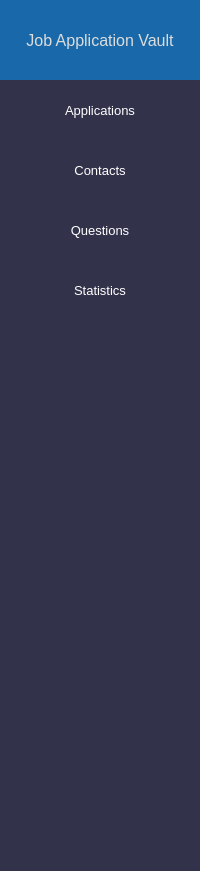
     <widget class="QFrame" name="side_frame">
      <property name="minimumSize">
       <size>
        <width>200</width>
        <height>0</height>
       </size>
      </property>
      <property name="maximumSize">
       <size>
        <width>0</width>
        <height>16777215</height>
       </size>
      </property>
      <property name="styleSheet">
       <string notr="true"/>
      </property>
      <property name="frameShape">
       <enum>QFrame::NoFrame</enum>
      </property>
      <property name="frameShadow">
       <enum>QFrame::Raised</enum>
      </property>
      <layout class="QVBoxLayout" name="sideFrame_layout">
       <property name="spacing">
        <number>0</number>
       </property>
       <property name="leftMargin">
        <number>0</number>
       </property>
       <property name="topMargin">
        <number>0</number>
       </property>
       <property name="rightMargin">
        <number>0</number>
       </property>
       <property name="bottomMargin">
        <number>0</number>
       </property>
       <item>
        <widget class="QFrame" name="application_title_frame">
         <property name="minimumSize">
          <size>
           <width>0</width>
           <height>80</height>
          </size>
         </property>
         <property name="maximumSize">
          <size>
           <width>16777215</width>
           <height>80</height>
          </size>
         </property>
         <property name="styleSheet">
          <string notr="true">background-color: rgb(25, 105, 170);
color: rgb(220, 220, 220);</string>
         </property>
         <property name="frameShape">
          <enum>QFrame::NoFrame</enum>
         </property>
         <property name="frameShadow">
          <enum>QFrame::Raised</enum>
         </property>
         <layout class="QVBoxLayout" name="applicationTitleFrame_layout">
          <property name="spacing">
           <number>0</number>
          </property>
          <property name="leftMargin">
           <number>0</number>
          </property>
          <property name="topMargin">
           <number>0</number>
          </property>
          <property name="rightMargin">
           <number>0</number>
          </property>
          <property name="bottomMargin">
           <number>0</number>
          </property>
          <item>
           <widget class="QLabel" name="application_title">
            <property name="font">
             <font>
              <pointsize>12</pointsize>
             </font>
            </property>
            <property name="text">
             <string>Job Application Vault</string>
            </property>
            <property name="alignment">
             <set>Qt::AlignCenter</set>
            </property>
           </widget>
          </item>
         </layout>
        </widget>
       </item>
       <item>
        <widget class="QFrame" name="navagation_frame">
         <property name="styleSheet">
          <string notr="true">QFrame {
background-color: rgb(50, 50, 75);
color: white;
}

QPushButton {
border: none;
background-color: rgb(50, 50, 75);
color: white;
}

QPushButton:Hover {
	
	background-color: rgb(59, 61, 90);
}</string>
         </property>
         <property name="frameShape">
          <enum>QFrame::NoFrame</enum>
         </property>
         <property name="frameShadow">
          <enum>QFrame::Raised</enum>
         </property>
         <layout class="QVBoxLayout" name="navagationFrame_layout">
          <property name="spacing">
           <number>0</number>
          </property>
          <property name="leftMargin">
           <number>0</number>
          </property>
          <property name="topMargin">
           <number>0</number>
          </property>
          <property name="rightMargin">
           <number>0</number>
          </property>
          <property name="bottomMargin">
           <number>0</number>
          </property>
          <item>
           <widget class="QPushButton" name="applications_page_button">
            <property name="minimumSize">
             <size>
              <width>0</width>
              <height>60</height>
             </size>
            </property>
            <property name="maximumSize">
             <size>
              <width>16777215</width>
              <height>100000</height>
             </size>
            </property>
            <property name="font">
             <font>
              <pointsize>10</pointsize>
             </font>
            </property>
            <property name="text">
             <string>Applications</string>
            </property>
           </widget>
          </item>
          <item>
           <widget class="QPushButton" name="contacts_page_button">
            <property name="minimumSize">
             <size>
              <width>0</width>
              <height>60</height>
             </size>
            </property>
            <property name="maximumSize">
             <size>
              <width>16777215</width>
              <height>100000</height>
             </size>
            </property>
            <property name="font">
             <font>
              <pointsize>10</pointsize>
             </font>
            </property>
            <property name="text">
             <string>Contacts</string>
            </property>
           </widget>
          </item>
          <item>
           <widget class="QPushButton" name="questions_page_button">
            <property name="minimumSize">
             <size>
              <width>0</width>
              <height>60</height>
             </size>
            </property>
            <property name="maximumSize">
             <size>
              <width>16777215</width>
              <height>100000</height>
             </size>
            </property>
            <property name="font">
             <font>
              <pointsize>10</pointsize>
             </font>
            </property>
            <property name="text">
             <string>Questions</string>
            </property>
           </widget>
          </item>
          <item>
           <widget class="QPushButton" name="statistics_page_button">
            <property name="minimumSize">
             <size>
              <width>0</width>
              <height>60</height>
             </size>
            </property>
            <property name="maximumSize">
             <size>
              <width>16777215</width>
              <height>100000</height>
             </size>
            </property>
            <property name="font">
             <font>
              <pointsize>10</pointsize>
             </font>
            </property>
            <property name="text">
             <string>Statistics</string>
            </property>
           </widget>
          </item>
          <item>
           <spacer name="navagation_spacer">
            <property name="orientation">
             <enum>Qt::Vertical</enum>
            </property>
            <property name="sizeType">
             <enum>QSizePolicy::Expanding</enum>
            </property>
            <property name="sizeHint" stdset="0">
             <size>
              <width>20</width>
              <height>551</height>
             </size>
            </property>
           </spacer>
          </item>
         </layout>
        </widget>
       </item>
      </layout>
     </widget>
